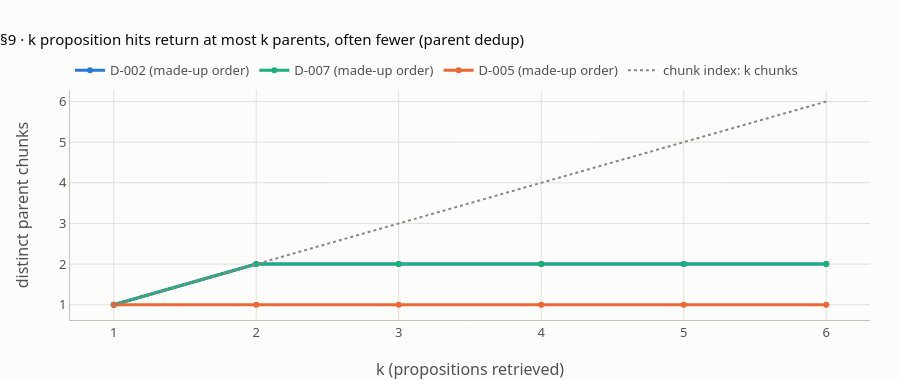

This figure's notebook cell:
### Markdown cell above
## 9 · Three ways to score propositions

**What this verifies** (lesson step 9, `#score`; facts K7, K12).
- **Arm (a), parents after dedup (the fair A/B):** rank propositions, map each to its primary parent, keep the first occurrence of each parent; MRR@10 and CE@4 on the parent chunks.
- **Arm (b), proposition spans:** rel(p) = 1 iff span(p) overlaps a gold segment (any_overlap, non-whitespace); CE@4 on ∪ span(p) of the top 4.
- **Text check:** arm (b) counts p only if p's text states the gold fact ("2015" for D-002).
- **(c) page parents:** rejected; with a page as the parent every p.10 proposition counts for D-002.
- The D-002 worked list (a **made-up order**): arm (a) RR 1.000, arm (b) RR 1.000, text check RR 0.333; the top 4 propositions give **2 distinct parents** (k children → ≤ k parents, as `MultiVectorRetriever` returns). Upstream cells 20 and 32: 4 hits, 1 distinct parent (K12).
- MiniLM (optional): an **observation, not a check**.

### Code cell
GOLD_TEXT = {"D-002": ["2015"], "D-007": ["Conference of the Parties", "COP"], "D-005": ["coal", "natural gas"]}


def score_lists(qid, order, k=4, verbose=True):
    """The three scorings of i4_kit_measure.py K7 for one ranked list of prop_ids; returns the numbers."""
    s = BYQ[qid]
    rows = []
    for rank, pid in enumerate(order, 1):
        r = RT[pid]
        relb = rel(("climate", *r["span"]), s["G"], TEXTS)
        rows.append((rank, pid, r["parents"][0], relb))
        if verbose:
            print(f"   {qid} rank {rank}: {pid} parent {r['parents'][0]} (page {chunks[r['parents'][0]]['page_segments'][0]['page']}) "
                  f"span-overlaps-gold={relb} parent-relevant={int(r['parents'][0] in REL[qid])} | {PT[pid]['text']}")
    parents, top_k_parents = [], []
    for _, _, par, _ in rows:
        if par not in parents:
            parents.append(par)
    for _, _, par, _ in rows[:k]:
        if par not in top_k_parents:
            top_k_parents.append(par)
    out = {"parents": parents, "top_k_parents": top_k_parents,
           "rr_a": next((1 / i for i, par in enumerate(parents, 1) if par in REL[qid] and i <= 10), 0.0),
           "ce_a": ce(s["G"], [("climate", chunks[p]["char_start"], chunks[p]["char_end"]) for p in top_k_parents], TEXTS),
           "rr_b": next((1 / rk for rk, _, _, rb in rows if rb and rk <= 10), 0.0),
           "ce_b": ce(s["G"], [("climate", *RT[pid]["span"]) for _, pid, _, _ in rows[:k]], TEXTS),
           "distinct_facts": len({norm_text(PT[pid]["text"]) for _, pid, _, _ in rows[:k]}),
           "rr_text": next((1 / rk for rk, pid, _, rb in rows
                            if rb and rk <= 10 and any(g.lower() in PT[pid]["text"].lower() for g in GOLD_TEXT[qid])), 0.0),
           "rows": rows}
    if verbose:
        print(f"   {qid} arm (a) parents after dedup {parents}; relevant {REL[qid]}; RR {out['rr_a']:.3f}; top {k} -> "
              f"{len(top_k_parents)} distinct parents {top_k_parents}; CE@{k} {out['ce_a']}")
        print(f"   {qid} arm (b) RR {out['rr_b']:.3f}; CE@{k} on the union of the top-{k} spans {out['ce_b']}; "
              f"distinct-facts@{k} {out['distinct_facts']}")
    return out


LISTS = {"D-002": ["p10-08", "p23-02", "p10-07", "p10-10", "p23-01", "p10-09"],            # MADE-UP orders, not model output
         "D-007": ["p29-01", "p10-01", "p10-06", "p10-05", "p29-04", "p10-03"],
         "D-007 swapped": ["p29-01", "p10-01", "p10-06", "p29-04", "p10-05", "p10-03"],
         "D-005": ["p02-01", "p02-02", "p02-04", "p02-03", "p02-05", "p02-06"]}
S = {}
S["D-002"] = score_lists("D-002", LISTS["D-002"])
check("§9 D-002 arm (a): parents after dedup, RR, distinct parents in the top 4, CE@4 (K7)",
      [S["D-002"]["parents"], S["D-002"]["rr_a"], len(S["D-002"]["top_k_parents"]), S["D-002"]["ce_a"]], [[27, 68], 1.0, 2, 1], T3)
check("§9 D-002 arm (b): RR, CE@4, distinct-facts@4 (K7)", [S["D-002"]["rr_b"], S["D-002"]["ce_b"], S["D-002"]["distinct_facts"]],
      [1.0, 1, 3], T3)
TXT_RANK = next(rk for rk, pid, _, rb in S["D-002"]["rows"] if rb and "2015" in PT[pid]["text"])
check("§9 D-002 text check: first rank that overlaps gold AND states '2015'; RR (K7)", [TXT_RANK, S["D-002"]["rr_text"]], [3, 0.333], T3)

# (c) page parents: rejected (printed only)
p10_rel = sum(rel(("climate", STARTS[9], STARTS[9] + len(pages[9])), BYQ["D-002"]["G"], TEXTS) for p in TUTOR if p["page"] == 10)
print(f"   (c) with p.10 as the parent, {p10_rel} of the 25 p.10 propositions count as relevant for D-002: page routing, not ranking")

# MultiVectorRetriever-style return on upstream's own outputs (K12)
for i in (20, 32):
    hits = ranked(i)
    check(f"§9 upstream cell {i}: proposition hits -> distinct parent chunks (K12)", [len(hits), sorted({c for _, c in hits})], [4, ["3"]])

fig = go.Figure()
for name, colour in (("D-002", BLUE), ("D-007", AQUA), ("D-005", ORANGE)):
    rows = score_lists(name, LISTS[name], verbose=False)["rows"]
    xs = list(range(1, 7))
    fig.add_scatter(x=xs, y=[len({par for _, _, par, _ in rows[:k]}) for k in xs], mode="lines+markers", name=f"{name} (made-up order)",
                    line=dict(color=colour, width=3), hovertemplate="top %{x} propositions: %{y} distinct parents<extra></extra>")
fig.add_scatter(x=list(range(1, 7)), y=list(range(1, 7)), mode="lines", name="chunk index: k chunks", line=dict(color=MUTED, dash="dot"))
fig.update_layout(title="§9 · k proposition hits return at most k parents, often fewer (parent dedup)", height=380,
                  xaxis=dict(title="k (propositions retrieved)", dtick=1), yaxis=dict(title="distinct parent chunks", dtick=1))
fig.show()

### Figure 1 — Plotly figure (JSON) as saved in the notebook; plotly's stock layout.template omitted (floating-point values rounded to 4 significant figures)
{"data": [{"hovertemplate": "top %{x} propositions: %{y} distinct parents<extra></extra>", "line": {"color": "#2a78d6", "width": 3}, "mode": "lines+markers", "name": "D-002 (made-up order)", "x": [1, 2, 3, 4, 5, 6], "y": [1, 2, 2, 2, 2, 2], "type": "scatter"}, {"hovertemplate": "top %{x} propositions: %{y} distinct parents<extra></extra>", "line": {"color": "#1baf7a", "width": 3}, "mode": "lines+markers", "name": "D-007 (made-up order)", "x": [1, 2, 3, 4, 5, 6], "y": [1, 2, 2, 2, 2, 2], "type": "scatter"}, {"hovertemplate": "top %{x} propositions: %{y} distinct parents<extra></extra>", "line": {"color": "#eb6834", "width": 3}, "mode": "lines+markers", "name": "D-005 (made-up order)", "x": [1, 2, 3, 4, 5, 6], "y": [1, 1, 1, 1, 1, 1], "type": "scatter"}, {"line": {"color": "#898781", "dash": "dot"}, "mode": "lines", "name": "chunk index: k chunks", "x": [1, 2, 3, 4, 5, 6], "y": [1, 2, 3, 4, 5, 6], "type": "scatter"}], "layout": {"xaxis": {"title": {"text": "k (propositions retrieved)"}, "dtick": 1}, "yaxis": {"title": {"text": "distinct parent chunks"}, "dtick": 1}, "title": {"text": "§9 · k proposition hits return at most k parents, often fewer (parent dedup)"}, "height": 380}}
